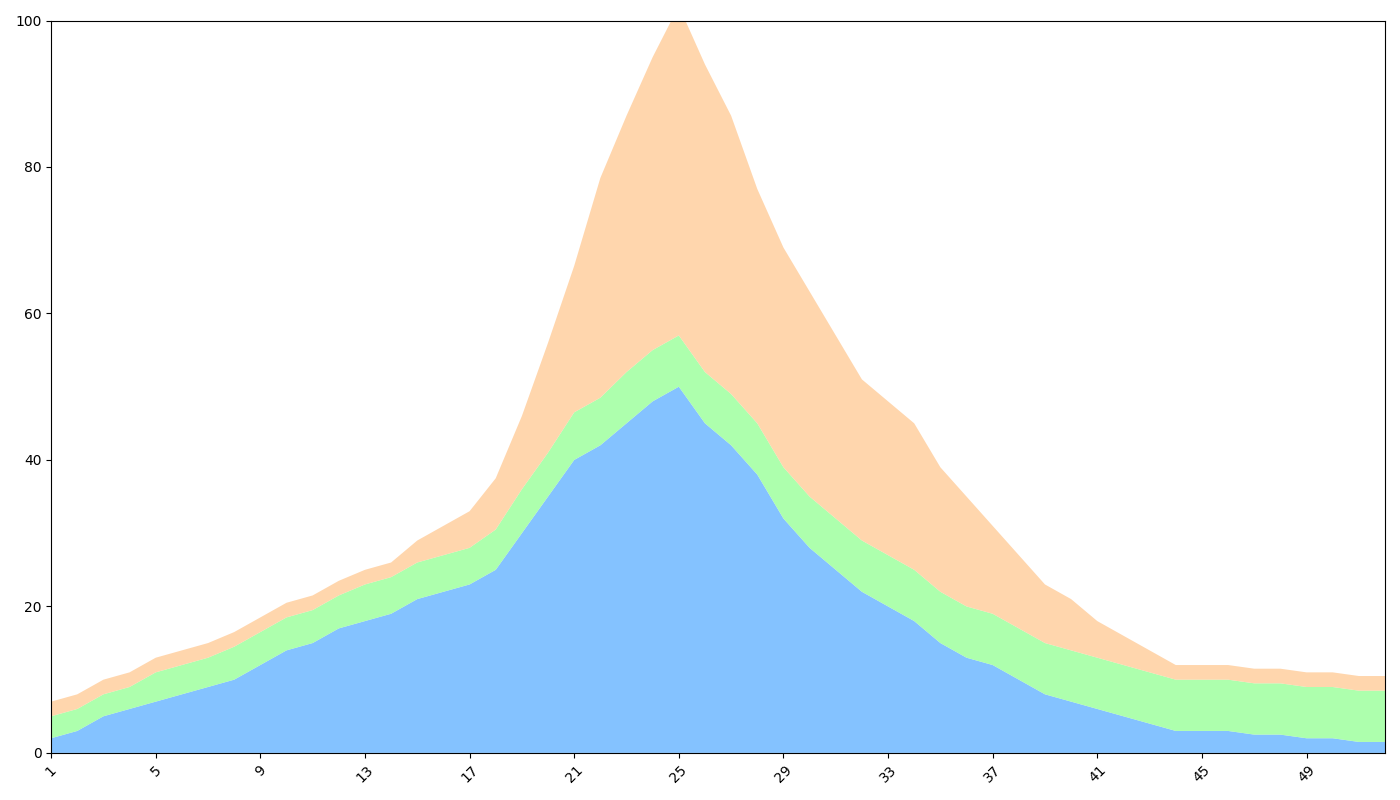

Here is the Python script that generated this plot:
import matplotlib.pyplot as plt
import numpy as np

weeks = np.arange(1, 53)

sales_apples = [2, 3, 5, 6, 7, 8, 9, 10, 12, 14, 15, 17, 18, 19, 21, 22, 23, 25, 30, 35, 40, 42, 45, 48, 50, 45, 42, 38, 32, 28, 25, 22, 20, 18, 15, 13, 12, 10, 8, 7, 6, 5, 4, 3, 3, 3, 2.5, 2.5, 2, 2, 1.5, 1.5]
sales_bananas = [3, 3, 3, 3, 4, 4, 4, 4.5, 4.5, 4.5, 4.5, 4.5, 5, 5, 5, 5, 5, 5.5, 6, 6, 6.5, 6.5, 7, 7, 7, 7, 7, 7, 7, 7, 7, 7, 7, 7, 7, 7, 7, 7, 7, 7, 7, 7, 7, 7, 7, 7, 7, 7, 7, 7, 7, 7]
sales_cherries = [2, 2, 2, 2, 2, 2, 2, 2, 2, 2, 2, 2, 2, 2, 3, 4, 5, 7, 10, 15, 20, 30, 35, 40, 45, 42, 38, 32, 30, 28, 25, 22, 21, 20, 17, 15, 12, 10, 8, 7, 5, 4, 3, 2, 2, 2, 2, 2, 2, 2, 2, 2]

sales_data = np.vstack([sales_apples, sales_bananas, sales_cherries])

colors = ['#66b3ff', '#99ff99', '#ffcc99']

fig, ax = plt.subplots(figsize=(14, 8))

ax.stackplot(weeks, sales_data, colors=colors, alpha=0.8)

ax.set_xticks(np.arange(1, 53, 4))
ax.set_xlim(1, 52)
ax.set_ylim(0, 100)

plt.xticks(rotation=45)
plt.tight_layout()
plt.show()
